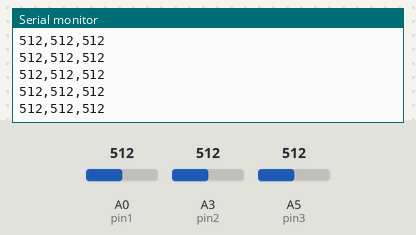
Simulated run of this sketch. Board: Arduino Uno, built with avr-gcc and run on an emulated ATmega328P. Parts: the last lines printed to the serial monitor. Inputs (shaded band) come from the test bench; at power-on: A0 (pin1) = 512, A3 (pin2) = 512, A5 (pin3) = 512.

Above: at 1.2 s.
1.3 s: A0 (pin1) set to 11
At 2.4 s:
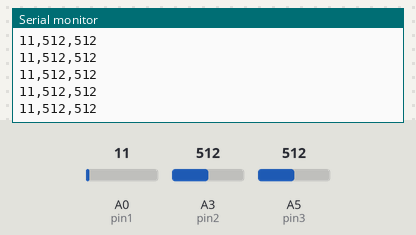
2.8 s: A0 (pin1) set to 8
At 3.6 s:
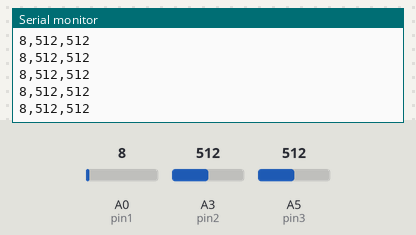
8.8 s: A0 (pin1) set to 991
At 9.9 s:
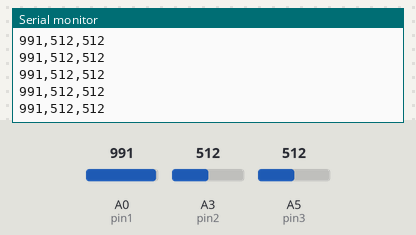
10.3 s: A0 (pin1) set to 1012
At 11.4 s:
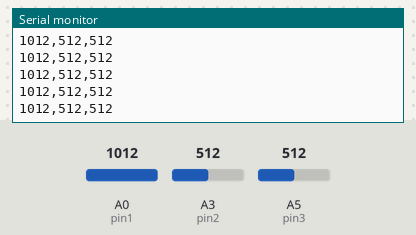
Timing chart, 0 to 13.3 s (numbered marks = the images above; inputs shaded):
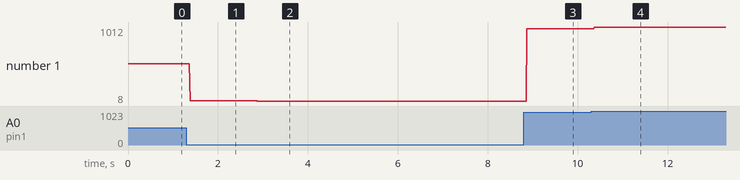

The sketch:

Serial_Example.ino
```cpp
//Rod O'Connor for SIE558 final project.
int pin1 = 0;
int pin2 = 3;
int pin3 = 5;

void setup() {
  Serial.begin(9600);
}

void loop() {

int pin1read = analogRead(pin1);
int pin2read = analogRead(pin2);
int pin3read = analogRead(pin3);

String obs = String(pin1read,DEC) + "," + String(pin2read,DEC)+ ","+String(pin3read,DEC) ;
Serial.println(obs);
}
```

Measured:
- after the input at 1.3 s, the serial monitor: prints a new line after 0.08 s (image 1)
- after the input at 2.8 s, the serial monitor: prints a new line after 0.08 s (image 2)
- after the input at 8.8 s, the serial monitor: prints a new line after 0.07 s (image 3)
- after the input at 10.3 s, the serial monitor: prints a new line after 0.07 s (image 4)
- plotted number 1: 512 → 11 after the input at 1.3 s, 11 → 8 after the input at 2.8 s, 8 → 991 after the input at 8.8 s, 991 → 1012 after the input at 10.3 s
